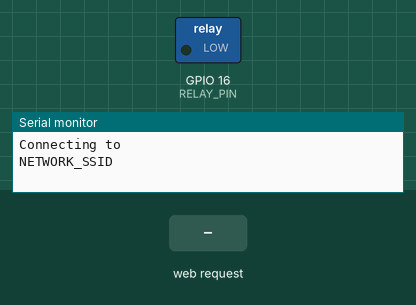
A sketch run on a simulated ESP32. Shown: switched loads named in the sketch (green lamp = pin HIGH), the last lines printed to the serial monitor. Inputs (shaded band) come from the test bench. WiFi joins after 1.5 s; servers stay silent unless stated.

Above: at 0.2 s.
At 3.3 s:
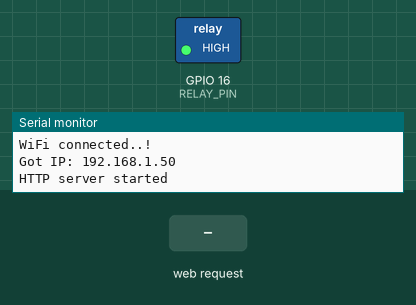
3.4 s: HTTP request GET / received
Timing chart, 0 to 6.4 s (numbered marks = the images above; inputs shaded):
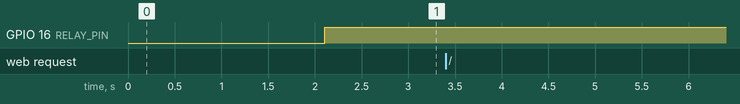

The sketch:

esp32_sketch.ino
```cpp
#include <WiFi.h>
#include <WebServer.h>

/*Put your SSID & Password*/
const char* ssid = "NETWORK_SSID";  // Enter SSID here
const char* password = "NETWORK_PASSWORD";  // Enter Password here
////////////////////////////

/* Authentication Password */
const String validPassword = "0780";
/////////////////////////////

WebServer server(80);

uint8_t RELAY_PIN = 16;
bool powerStatus = LOW;

void setup() {
  Serial.begin(115200);
  delay(100);
  pinMode(RELAY_PIN, OUTPUT);

  // Connects to LAN.
  Serial.println("Connecting to ");
  Serial.println(ssid);

  WiFi.begin(ssid, password);

  while (WiFi.status() != WL_CONNECTED) {
    delay(1000);
    Serial.print(".");
  }
  Serial.println("");
  Serial.println("WiFi connected..!");
  Serial.print("Got IP: ");  Serial.println(WiFi.localIP());

  // Routes
  server.on("/", handle_OnConnect);
  server.on("/control", HTTP_POST, handle_control);
  server.onNotFound(handle_NotFound);

  server.begin();
  Serial.println("HTTP server started");
}

void loop() {
  if (WiFi.status() != WL_CONNECTED) {
    Serial.println("WiFi disconnected, attempting to reconnect...");
    WiFi.begin(ssid, password);
    unsigned long startAttemptTime = millis();

    // Retry for up to 10 seconds
    while (WiFi.status() != WL_CONNECTED && millis() - startAttemptTime < 10000) {
      delay(500);
      Serial.print(".");
    }

    if (WiFi.status() == WL_CONNECTED) {
      Serial.println("Reconnected!");
    } else {
      Serial.println("Reconnect failed.");
    }
  }

  server.handleClient();
  digitalWrite(RELAY_PIN, powerStatus ? LOW : HIGH);
}


// Handles the web form that gets sent to the user upon
// successful connection to the "/" route.
void handle_OnConnect() {
  powerStatus = LOW;
  Serial.println("GPIO4 Status: OFF");
  server.send(200, "text/html", SendHTML(powerStatus));
}

// Server API.
// Authenticates the command against the hard-coded password,
// and dispatches the appropriate actions.
void handle_control() {
  Serial.println("Got a request.");

  if (server.hasArg("password") && server.hasArg("mode")) {
    String inputPassword = server.arg("password");
    String mode = server.arg("mode");

    if (inputPassword == validPassword) {
      if (mode == "on") {
        Serial.println("Powering on.");
        handle_poweron();
      } else if (mode == "off") {
        Serial.println("Powering off.");
        handle_poweroff();
      } else {
        server.send(400, "text/plain", "Invalid mode");
        return;
      }
    } else {
      server.send(403, "text/plain", "Forbidden: Invalid password");
      return;
    }
  } else {
    server.send(400, "text/plain", "Bad Request");
    return;
  }
}

// Handles turning on the system, and sends a JSON response back to the client.
void handle_poweron() {
  powerStatus = HIGH;
  Serial.println("GPIO16 Status: ON");
  server.send(200, "text/html", SendHTML(powerStatus));
}

// Handles shutting off the system, and sends a JSON response back to the client.
void handle_poweroff() {
  powerStatus = LOW;
  Serial.println("GPIO16 Status: OFF");
  server.send(200, "text/html", SendHTML(powerStatus));
}

// Handles invalid routes.
void handle_NotFound() {
  server.send(404, "text/plain", "Not found");
}

// HTML code for the web from.
String SendHTML(uint8_t powerStatus){
  String ptr = "<!DOCTYPE html> <html lang=\"en\">\n";
  ptr += "<head>\n";
  ptr += "    <meta charset=\"UTF-8\">\n";
  ptr += "    <meta name=\"viewport\" content=\"width=device-width, initial-scale=1.0\">\n";
  ptr += "    <link rel=\"icon\" type=\"image/x-icon\" href=\"https://gronkfrax.com/icon.ico\">\n";
  ptr += "    <title>PC Management System</title>\n";
  ptr += "    <style>\n";
  ptr += "        body {\n";
  ptr += "            margin: 0;\n";
  ptr += "            padding: 0;\n";
  ptr += "            box-sizing: border-box;\n";
  ptr += "            min-height: 100vh;\n";
  ptr += "            width: 100vw;\n";
  ptr += "            animation: bgShift 10s linear infinite;\n";
  ptr += "            display: flex;\n";
  ptr += "            align-items: center;\n";
  ptr += "            justify-content: center;\n";
  ptr += "            background: url(https://i.pinimg.com/originals/4e/de/5a/4ede5a33c5490195b2b17466ad26d124.gif) center;\n";
  ptr += "            background-size: cover;\n";
  ptr += "        }\n";
  ptr += "        .container {\n";
  ptr += "            width: 100%;\n";
  ptr += "        }\n";
  ptr += "        .window {\n";
  ptr += "            background-image: linear-gradient(to bottom right, #9c71c4, #7492d17c, #9c71c4e8, #7492d17c, #9c71c4);\n";
  ptr += "            background-blend-mode: color-burn;\n";
  ptr += "            background-size: 300% 300%;\n";
  ptr += "            backdrop-filter: blur(10px);\n";
  ptr += "            animation: color 12s ease-in-out infinite;\n";
  ptr += "            box-shadow: 0px 0px 10px #4a575980;\n";
  ptr += "            padding: 2rem 4rem;\n";
  ptr += "            border-radius: 2rem;\n";
  ptr += "            max-width: 24.4rem;\n";
  ptr += "            margin-left: auto;\n";
  ptr += "            margin-right: auto;\n";
  ptr += "        }\n";
  ptr += "        .title {\n";
  ptr += "            text-align: center;\n";
  ptr += "            background-color: black;\n";
  ptr += "            color: white;\n";
  ptr += "            font-size: 2rem;\n";
  ptr += "            padding: 1rem;\n";
  ptr += "            border-radius: 1.5rem;\n";
  ptr += "        }\n";
  ptr += "        .options {\n";
  ptr += "            color: white;\n";
  ptr += "            width: min(10vw, fit-content);\n";
  ptr += "            margin-left: max(1rem, 1vw);\n";
  ptr += "            margin-right: 0;\n";
  ptr += "        }\n";
  ptr += "        .inputSectionTitle {\n";
  ptr += "            margin-block-start: 1rem;\n";
  ptr += "            margin-block-end: 0.8rem;\n";
  ptr += "        }\n";
  ptr += "        .passwordField {\n";
  ptr += "            max-width: 100%;\n";
  ptr += "            margin-bottom: 0.5rem;\n";
  ptr += "            padding: 0.4rem 0.5rem;\n";
  ptr += "            border-radius: 0.5rem;\n";
  ptr += "            font-size: 1.2rem;\n";
  ptr += "            color: white;\n";
  ptr += "            background-color: rgba(0, 0, 0, 0.726);\n";
  ptr += "            background-blend-mode: luminosity;\n";
  ptr += "            backdrop-filter: blur(1px);\n";
  ptr += "            border: solid #9c71c4 1px;\n";
  ptr += "        }\n";
  ptr += "        .passwordField::placeholder {\n";
  ptr += "            color: white;\n";
  ptr += "            opacity: 0.2;\n";
  ptr += "        }\n";
  ptr += "        .passwordField:focus {\n";
  ptr += "            border: solid orange 1px;\n";
  ptr += "            opacity: 0.8;\n";
  ptr += "        }\n";
  ptr += "        .list-item {\n";
  ptr += "            font-size: 1.2rem;\n";
  ptr += "            list-style: none;\n";
  ptr += "            padding: 0 0 0.8rem;\n";
  ptr += "        }\n";
  ptr += "        .radioOptions {\n";
  ptr += "            appearance: none;\n";
  ptr += "            border-radius: 50%;\n";
  ptr += "            width: 16px;\n";
  ptr += "            height: 16px;\n";
  ptr += "            border: 2px solid black;\n";
  ptr += "            transition: 0.2s all linear;\n";
  ptr += "        }\n";
  ptr += "        .radioOptions:checked {\n";
  ptr += "            border: 6px solid black;\n";
  ptr += "        }\n";
  ptr += "        .radioOptions:hover, label:hover {\n";
  ptr += "            cursor: pointer;\n";
  ptr += "        }\n";
  ptr += "        .button {\n";
  ptr += "            --textColor: white;\n";
  ptr += "            --backgroundColor: black;\n";
  ptr += "            font-weight: 600;\n";
  ptr += "            width: 7rem;\n";
  ptr += "            height: 3rem;\n";
  ptr += "            font-size: 2rem;\n";
  ptr += "            margin-top: 1rem;\n";
  ptr += "            border-radius: 10px;\n";
  ptr += "            display: block;\n";
  ptr += "            margin-left: auto;\n";
  ptr += "            margin-right: auto;\n";
  ptr += "            transition-duration: 0.2s;\n";
  ptr += "            background-image: radial-gradient(yellow, orange);\n";
  ptr += "            box-shadow: 0px 0px 20px orange;\n";
  ptr += "            color: black;\n";
  ptr += "            border: none;\n";
  ptr += "        }\n";
  ptr += "        .button:hover {\n";
  ptr += "            color: var(--backgroundColor);\n";
  ptr += "            box-shadow: 0px 0px 80px orange;\n";
  ptr += "            cursor: pointer;\n";
  ptr += "        }\n";
  ptr += "        .console-window {\n";
  ptr += "            color: white;\n";
  ptr += "            font-family: Courier;\n";
  ptr += "            min-height: 20vh;\n";
  ptr += "            background-color: black;\n";
  ptr += "            border-radius: 1rem;\n";
  ptr += "            max-width: 32rem;\n";
  ptr += "            margin-left: auto;\n";
  ptr += "            margin-right: auto;\n";
  ptr += "            margin-top: 2rem;\n";
  ptr += "            overflow: hidden; \n";
  ptr += "        }\n";
  ptr += "        .console-window > span {\n";
  ptr += "            display: inline-block;\n";
  ptr += "            padding-top: 1rem;\n";
  ptr += "            padding-left: 1rem;\n";
  ptr += "        }\n";
  ptr += "        .console-window > ul {\n";
  ptr += "            width: 85%;\n";
  ptr += "            padding-bottom: 1rem;\n";
  ptr += "            overflow-x: hidden; \n";
  ptr += "            word-wrap: break-word;\n";
  ptr += "        }\n";
  ptr += "        .console-window li {\n";
  ptr += "            white-space: normal;  \n";
  ptr += "            word-wrap: break-word; \n";
  ptr += "            word-break: break-all; \n";
  ptr += "        }\n";
  ptr += "        @keyframes bgShift {\n";
  ptr += "            0% {\n";
  ptr += "                background-color: #fff1fa;\n";
  ptr += "            }\n";
  ptr += "            25% {\n";
  ptr += "                background-color: #e2daff;\n";
  ptr += "            }\n";
  ptr += "            50% {\n";
  ptr += "                background-color: #e7ffe9;\n";
  ptr += "            }\n";
  ptr += "            75% {\n";
  ptr += "                background-color: #e2daff;\n";
  ptr += "            }\n";
  ptr += "            100% {\n";
  ptr += "                background-color: #fff1fa;\n";
  ptr += "            }\n";
  ptr += "        }\n";
  ptr += "        @keyframes color {\n";
  ptr += "            0% {\n";
  ptr += "                background-position: 0 50%;\n";
  ptr += "            }\n";
  ptr += "            50% {\n";
  ptr += "                background-position: 100% 50%;\n";
  ptr += "            }\n";
  ptr += "            100% {\n";
  ptr += "                background-position: 0 50%;\n";
  ptr += "            }\n";
  ptr += "        }\n";
  ptr += "    </style>\n";
  ptr += "</head>\n";
  ptr += "<body>\n";
  ptr += "    <div class=\"container\">\n";
  ptr += "        <div class=\"window\">\n";
  ptr += "            <h1 class=\"title\">Abdullah's Remote Power<br> Management Server</h1>\n";
  ptr += "            <form class=\"options\" method=\"post\" target=\"_self\" action=\"/control\">\n";
  ptr += "                <h2 class=\"inputSectionTitle\">Password:</h2>\n";
  ptr += "                <input type=\"password\" class=\"passwordField\" name=\"password\" placeholder=\"password\" required />\n";
  ptr += "                <h2 class=\"inputSectionTitle\">Options:</h2>\n";
  ptr += "                    <div class=\"list-item\">\n";
  ptr += "                        <input type=\"radio\" id=\"turnOnRadio\" class=\"radioOptions\" name=\"mode\" value=\"on\" checked=\"checked\" />\n";
  ptr += "                        <label for=\"turnOnRadio\">Turn On</label>\n";
  ptr += "                    </div>\n";
  ptr += "                    <div class=\"list-item\">\n";
  ptr += "                        <input type=\"radio\" id=\"turnOffRadio\" class=\"radioOptions\" name=\"mode\" value=\"off\" />\n";
  ptr += "                        <label for=\"turnOffRadio\">Turn Off</label>\n";
  ptr += "                    </div>\n";
  ptr += "                <input type=\"submit\" class=\"button\" value=\"⍬\" />\n";
  ptr += "            </form>\n";
  ptr += "        </div>\n";
  ptr += "        <div class=\"console-window\">\n";
  ptr += "            <span>console:</span>\n";
  ptr += "            <ul id=\"console-output\">\n";
  ptr += "            </ul>\n";
  ptr += "        </div>\n";
  ptr += "    </div>\n";
  ptr += "    <script defer>\n";
  ptr += "        function getCookie(key) {\n";
  ptr += "            const cookieValueArray = document.cookie.split(\"=\")\n";
  ptr += "            for (let i = 0; i < cookieValueArray.length; i++) {\n";
  ptr += "                if (cookieValueArray[i] == key) {\n";
  ptr += "                    return cookieValueArray[i + 1].split(\";\")[0];\n";
  ptr += "                }\n";
  ptr += "            }\n";
  ptr += "        }\n";
  ptr += "        function addConsoleMessage(message) {\n";
  ptr += "            const consoleOutputWindow = document.getElementById('console-output');\n";
  ptr += "            const newEvent = document.createElement('li');\n";
  ptr += "            const date = new Date();\n";
  ptr += "            newEvent.innerText = `${date.toLocaleTimeString('it-IT')} - ${message}`;\n";
  ptr += "            consoleOutputWindow.appendChild(newEvent);\n";
  ptr += "        }\n";
  ptr += "        function handleSubmission(event) {\n";
  ptr += "            event.preventDefault();\n";
  ptr += "            const formElement = document.forms[0];\n";
  ptr += "            const formData = new FormData(formElement);\n";
  ptr += "            messageObject = {};\n";
  ptr += "            for (const [key, value] of formData) {\n";
  ptr += "                if (key != \"password\") {\n";
  ptr += "                    messageObject[key] = value;\n";
  ptr += "                } else {\n";
  ptr += "                    messageObject[key] = \"*\".repeat(formData.get(\"password\").length);\n";
  ptr += "                }\n";
  ptr += "            }\n";
  ptr += "            submitForm(formData);\n";
  ptr += "            addConsoleMessage(`Sending ${JSON.stringify(messageObject)} to the server...`);\n";
  ptr += "        }\n";
  ptr += "        async function submitForm(data) {\n";
  ptr += "            try {\n";
  ptr += "                const response = await fetch(document.forms[0].action, {\n";
  ptr += "                    method: \"POST\",\n";
  ptr += "                    body: data\n";
  ptr += "                });\n";
  ptr += "                const jsonResponse = await response.json();\n";
  ptr += "                try {\n";
  ptr += "                    addConsoleMessage(`Server: ${jsonResponse.message}`);\n";
  ptr += "                } catch (error) {\n";
  ptr += "                    addConsoleMessage(`Connected to the server, but encountered a problem.`);\n";
  ptr += "                    console.log(error);\n";
  ptr += "                }\n";
  ptr += "            } catch (error) {\n";
  ptr += "                addConsoleMessage(`Could not contact the server.`);\n";
  ptr += "            }\n";
  ptr += "        }\n";
  ptr += "        document.forms[0].onsubmit = (event)=> {handleSubmission(event)};\n";
  ptr += "        if (document.cookie != \"\") {\n";
  ptr += "            document.querySelector(\".passwordField\").value = getCookie(\"password\");\n";
  ptr += "        }\n";
  ptr += "    </script>\n";
  ptr += "</body>\n";
  ptr += "</html>\n";


  return ptr;
}
```
